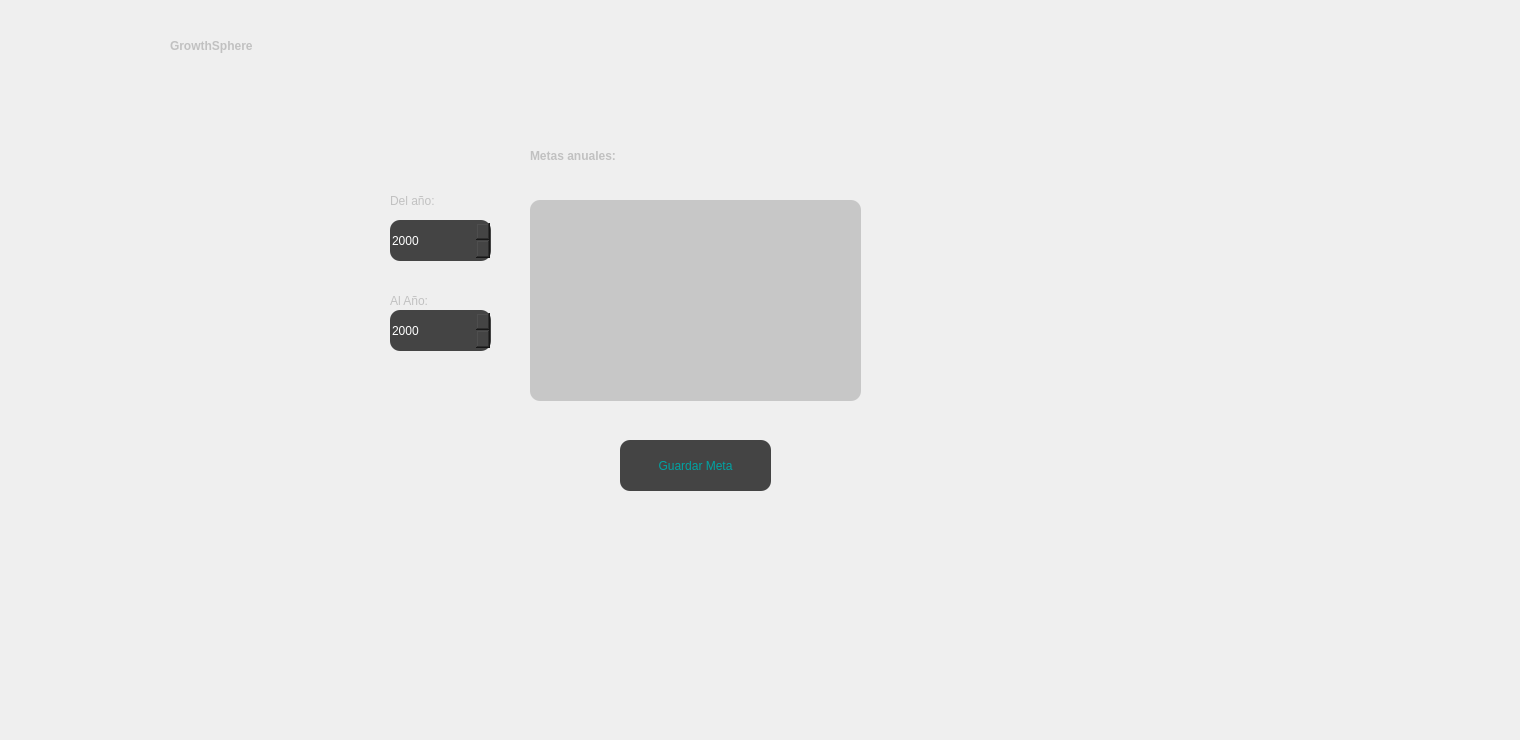
   <widget class="QWidget" name="tab_2">
    <attribute name="title">
     <string>Metas anuales</string>
    </attribute>
    <widget class="QDateEdit" name="dateEdit_final">
     <property name="geometry">
      <rect>
       <x>390</x>
       <y>310</y>
       <width>101</width>
       <height>41</height>
      </rect>
     </property>
     <property name="styleSheet">
      <string notr="true">QDateEdit {
  font: 12pt &quot;Segoe UI&quot;;
  border: none;
  background-color: rgb(68, 68, 68);
  color: white;
  border-radius: 10px;
}
</string>
     </property>
     <property name="displayFormat">
      <string>yyyy</string>
     </property>
    </widget>
    <widget class="QLabel" name="label_10">
     <property name="geometry">
      <rect>
       <x>390</x>
       <y>190</y>
       <width>101</width>
       <height>21</height>
      </rect>
     </property>
     <property name="styleSheet">
      <string notr="true">  font: 12pt &quot;Segoe UI&quot;;
  color: rgb(193, 193, 193)</string>
     </property>
     <property name="text">
      <string>Del año:</string>
     </property>
    </widget>
    <widget class="QLabel" name="label_12">
     <property name="geometry">
      <rect>
       <x>390</x>
       <y>290</y>
       <width>101</width>
       <height>21</height>
      </rect>
     </property>
     <property name="styleSheet">
      <string notr="true">  font: 12pt &quot;Segoe UI&quot;;
  color: rgb(193, 193, 193)</string>
     </property>
     <property name="text">
      <string>Al Año:</string>
     </property>
    </widget>
    <widget class="QPushButton" name="set_goal">
     <property name="geometry">
      <rect>
       <x>620</x>
       <y>440</y>
       <width>151</width>
       <height>51</height>
      </rect>
     </property>
     <property name="styleSheet">
      <string notr="true">QPushButton {
  font: 12pt &quot;Segoe UI&quot;;
  border: none;
  background-color: rgb(68, 68, 68);
  color: white;
  border-radius: 10px;
  color: rgb(0, 163, 163);
}

QPushButton:hover {
  background-color: rgb(81, 81, 81);
  border-color: rgb(81, 81, 81);
}

QPushButton:pressed {
  background-color: rgb(81, 81, 81);
  border-color: rgb(81, 81, 81);
}
</string>
     </property>
     <property name="text">
      <string>Guardar Meta</string>
     </property>
    </widget>
    <widget class="QTextEdit" name="textEdit">
     <property name="geometry">
      <rect>
       <x>530</x>
       <y>200</y>
       <width>331</width>
       <height>201</height>
      </rect>
     </property>
     <property name="styleSheet">
      <string notr="true">background-color: rgb(199, 199, 199);
border-radius: 10px;</string>
     </property>
    </widget>
    <widget class="QLabel" name="label_13">
     <property name="geometry">
      <rect>
       <x>170</x>
       <y>30</y>
       <width>201</width>
       <height>31</height>
      </rect>
     </property>
     <property name="styleSheet">
      <string notr="true">  font: 16pt &quot;Segoe UI&quot;;
  color: rgb(193, 193, 193);
font-weight: bold;</string>
     </property>
     <property name="text">
      <string>GrowthSphere</string>
     </property>
    </widget>
    <widget class="QDateEdit" name="dateEdit_inicio">
     <property name="geometry">
      <rect>
       <x>390</x>
       <y>220</y>
       <width>101</width>
       <height>41</height>
      </rect>
     </property>
     <property name="styleSheet">
      <string notr="true">QDateEdit {
  font: 12pt &quot;Segoe UI&quot;;
  border: none;
  background-color: rgb(68, 68, 68);
  color: white;
  border-radius: 10px;
}
</string>
     </property>
     <property name="displayFormat">
      <string>yyyy</string>
     </property>
    </widget>
    <widget class="QLabel" name="logo_anual">
     <property name="geometry">
      <rect>
       <x>60</x>
       <y>10</y>
       <width>91</width>
       <height>81</height>
      </rect>
     </property>
     <property name="autoFillBackground">
      <bool>false</bool>
     </property>
     <property name="text">
      <string/>
     </property>
     <property name="pixmap">
      <pixmap>e.jpg</pixmap>
     </property>
     <property name="scaledContents">
      <bool>true</bool>
     </property>
    </widget>
    <widget class="QLabel" name="label_30">
     <property name="geometry">
      <rect>
       <x>530</x>
       <y>140</y>
       <width>201</width>
       <height>31</height>
      </rect>
     </property>
     <property name="styleSheet">
      <string notr="true">  font: 16pt &quot;Segoe UI&quot;;
  color: rgb(193, 193, 193);
font-weight: bold;</string>
     </property>
     <property name="text">
      <string>Metas anuales:</string>
     </property>
    </widget>
    <widget class="QLabel" name="warningAnual">
     <property name="geometry">
      <rect>
       <x>510</x>
       <y>500</y>
       <width>371</width>
       <height>21</height>
      </rect>
     </property>
     <property name="styleSheet">
      <string notr="true">  font: 12pt &quot;Segoe UI&quot;;
  color:rgb(225, 116, 39);</string>
     </property>
     <property name="text">
      <string/>
     </property>
     <property name="alignment">
      <set>Qt::AlignCenter</set>
     </property>
    </widget>
    <widget class="QLabel" name="dragon">
     <property name="geometry">
      <rect>
       <x>870</x>
       <y>420</y>
       <width>641</width>
       <height>311</height>
      </rect>
     </property>
     <property name="autoFillBackground">
      <bool>false</bool>
     </property>
     <property name="text">
      <string/>
     </property>
     <property name="pixmap">
      <pixmap>images/dragon.png</pixmap>
     </property>
     <property name="scaledContents">
      <bool>true</bool>
     </property>
    </widget>
   </widget>
